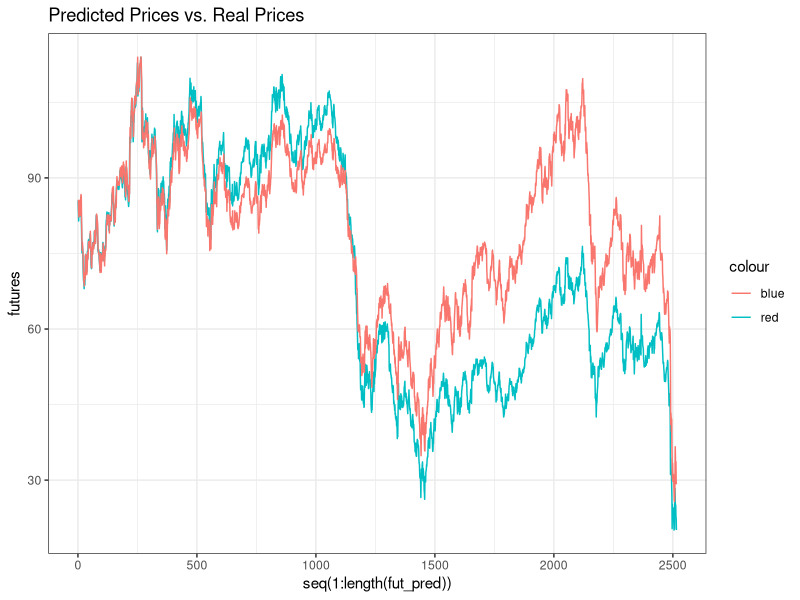
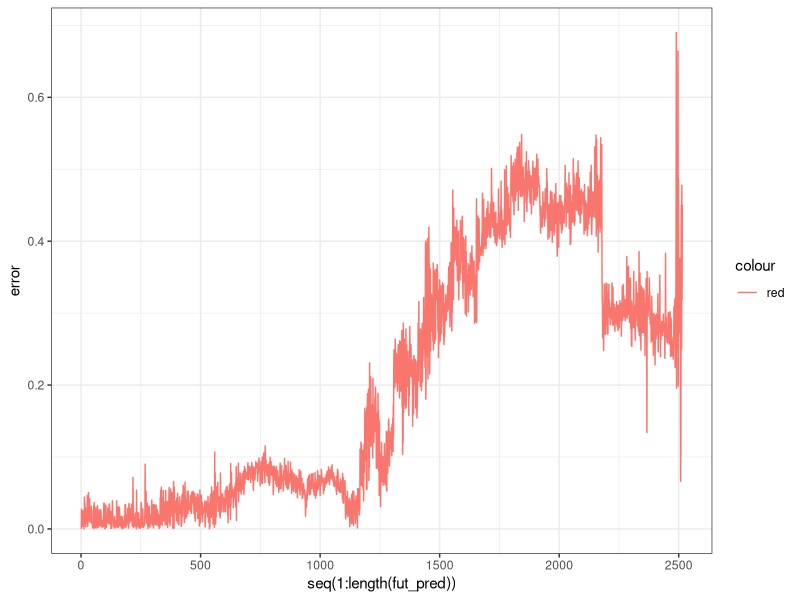
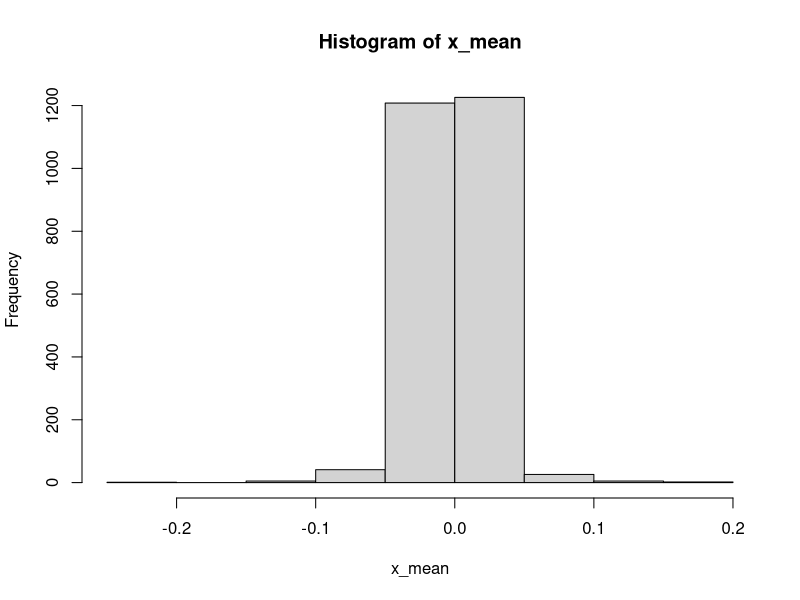

R code for these plots, in order:
## ---- chunk 1
knitr::opts_chunk$set(echo = TRUE)

library(dplyr)
library(ggplot2)
cb_palette <- c("#000000", "#E69F00", "#56B4E9", "#009E73", "#F0E442",
                "#0072B2", "#D55E00", "#CC79A7", "grey80")
ggplot2::theme_set(theme_bw())
library(readxl)


## ---- chunk 2

set.seed(000)

library(readxl)
Oil_Data <- read_excel("oil_complete.xls")
oil <- na.omit(Oil_Data)

T <- nrow(oil)-1 
x_true <- rep(NA, T)
obs <- rep(NA, T)

a <- oil$`Spot Vol`[1:T]
b <- oil$`Future Vol`[1:T]

sx <- sqrt(var(b))
sy <- sqrt(var(a))

for (t in seq(1, T)) {
  x_true[t] <- b[t]
  obs[t] <- a[t]
}


T <- length(obs)
N <- 5000

## ---- chunk 3


x <- matrix(nrow =  N, ncol = T)
weights <- matrix(nrow =  N, ncol = T)

x[, 1] <- rt(N, 300) #Assume a normal prior 

weights[, 1] <- dt((obs[1] - x[, 1])/sx, 300) # initial weight set
weights[, 1] <- weights[, 1] / sum(weights[, 1]) # initial weight normalized

x[, 1] <-
  sample(x[, 1],
         replace = TRUE,
         size = N,
         prob = weights[, 1])

for (t in seq(2, T)) {
  
  x[, t] <- rt(N - x[, t - 1], 300) #sample x from previous x

  weights[, t] <- dt((obs[t] - x[, t])/sx, 300) #get weights from obsveration
  weights[, t] <- weights[, t] / sum(weights[, t]) #normalize weights
  
  x[, t] <- #resample x using the weights
    sample(x[, t],
           replace = TRUE,
           size = N,
           prob = weights[, t])
} 

fut_pred <- oil$`Future Price`[1]
x_mean <- apply(x, 2, mean) #mean of predictions found

for (i in 1:ncol(x)) { #volatility converted to prices
  
  new_pred <- fut_pred[length(fut_pred)] *(1+x_mean[i])
  fut_pred <- c(fut_pred, new_pred)
  
}

futures <- oil$`Future Price`[1:length(fut_pred)]

fut_naive <- NULL

fut_naive <- cbind(fut_naive, Real = futures)
fut_naive <- cbind(fut_naive, Predicted = fut_pred)

## ---- chunk 4

# Real prices vs. Predictions

p1 <- ggplot() + geom_line(aes(y = futures, x = seq(1:length(fut_pred)), colour = "red")) + geom_line(aes(y = fut_pred, x = seq(1:length(fut_pred)), colour = "blue"))

error <- abs(futures - fut_pred) / futures

# Absolute error as percentage of price

p2 <-
  ggplot() + geom_line(aes(
    y = error,
    x = seq(1:length(fut_pred)),
    colour = "red"
  ))


p1 + ggtitle("Predicted Prices vs. Real Prices")
p2


## ---- chunk 5

hist(x_mean)

## ---- chunk 6
init = oil[1,2]
investment = init*1000
current = init
profit = 0
sellpt = 0
hold = TRUE
for (i in 1:nrow(oil)){
  if (current < fut_pred[i+1] && hold){
    profit = profit + (oil[i+1,2] - current)
    sellpt = oil[i+1, 2]
    hold = FALSE
  }
  #after repeated trials, 8% drop seems to be the best point to rebuy
  if (!hold && oil[i, 2] <= 0.92*sellpt){ 
    current = oil[i, 2]
    hold = TRUE
  }
}
tot = profit*1000 #minimum order of 1000 barrels to trade futures
roi = tot/investment
roi
tot
